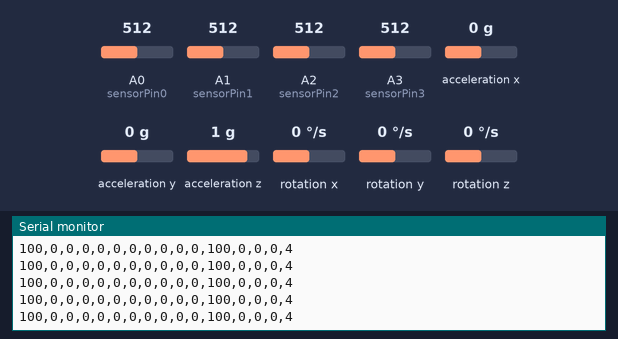
Bench run of a sketch on a simulated Arduino Uno, built with avr-gcc and run on an emulated ATmega328P. Shown: the last lines printed to the serial monitor. The test bench sets the inputs (shaded band); at power-on: acceleration x 0 g, acceleration z 1 g, A1 (sensorPin1) = 512, A0 (sensorPin0) = 512, A2 (sensorPin2) = 512, A3 (sensorPin3) = 512, acceleration y 0 g, rotation x 0 °/s, rotation y 0 °/s, rotation z 0 °/s.

Above: at 4.2 s.
4.3 s: acceleration x set to 1.4 g
At 4.8 s:
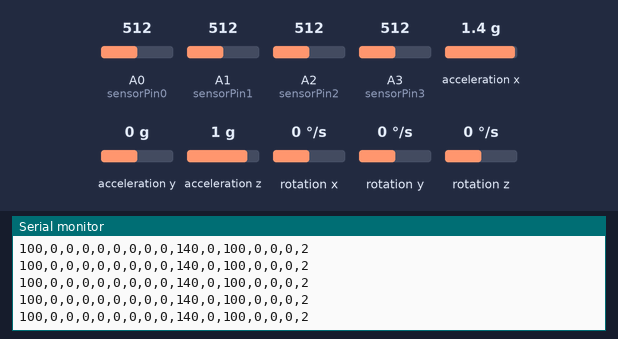
7.3 s: acceleration z set to 0.8 g
At 8.1 s:
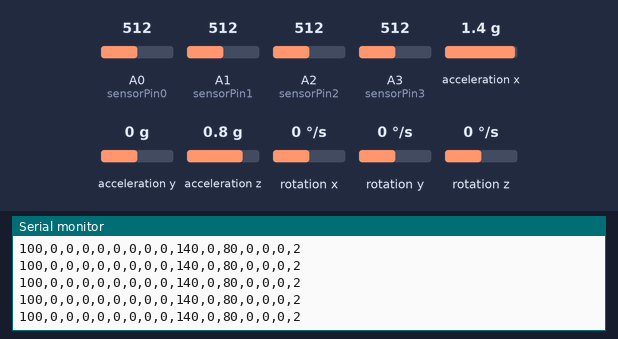
13.3 s: A1 (sensorPin1) set to 511
At 13.9 s:
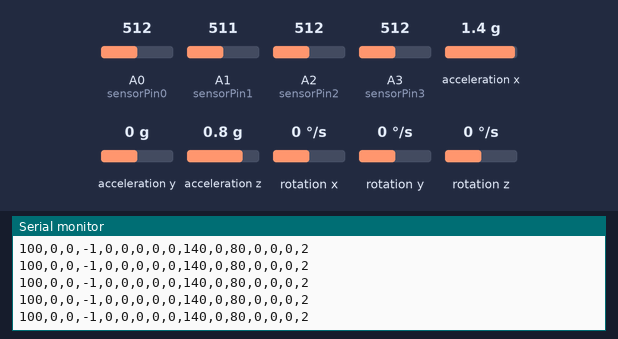

The sketch:

insula_v2.ino
```cpp
#include <Wire.h> // Must include Wire library for I2C
#include <SFE_MMA8452Q.h> // Includes the SFE_MMA8452Q library
MMA8452Q accel; // create an instance of the MMA8452Q class called 'accel'

const int delayVal = 10;       //up here for convenience
const int veloArraySize = 5; //length of array to hold velocity over
const int accelArraySize = 10; //length of array to avg accel over

bool ChuckOn = true;
bool gloveOn = true; //turn sensors on/off
bool accelOn = true;

//============================SETUP==========================================
void setup() {
  Serial.begin(115200);
  gloveSetup();
  accelSetup();
  Serial.print("end of setup");
}

//===============================LOOP=====================================
void loop() {
  if (ChuckOn = true){
    Serial.print(100); //can use to check in ChucK
    Serial.print(",");
  }

   //-----GLOVE---------------------------
  if (gloveOn == true){
    gloveReading();             //glove processing
  }
  //Serial.print("\t");
  if (gloveOn == true && accelOn == true){
    Serial.print(",");
  }

  //-----ACCEL----------------------------
  if (accelOn == true){        //accelerometer processing
    if (accel.available()){   //wait for new accel data
      accel.read();
      accelPosition_Vel();      //accel (psuedo) position & velocity data
      printOrientation();     //orientation integer
      //Serial.print("\t");
    }
  }

  Serial.println();
  delay(delayVal);
}
```

accelProcessing.ino
```cpp
//=================================ACCELEROMETER PROCESSING===============================
//---------------------------------GLOBAL VARIABLES --------------------------------------
int readingsX[accelArraySize];      // X the readings from the analog input
int accelIndexX = 0;                // the index of the current reading
int totalX = 0;                     // the running total
int readingsY[accelArraySize];      //Y
int accelIndexY = 0;
int totalY = 0;
int readingsZ[accelArraySize];       //Z
int accelIndexZ = 0;
int totalZ = 0;

int accelX = 0; //running avg of position of accel
int accelY = 0;
int accelZ = 0;

int accelVelx = 0; //velocity of acceleration
int accelVely = 0;
int accelVelz = 0;

int orientation; //orientation from accelerometer

//----------------------------------SIGNAL PROCESSING----------------------------------------
void accelSetup(){
   accel.init();   // Default init. Set accelerometer with a full-scale range of +/-2g, and output data rate of 800 Hz
   Serial.print("could init accel");
   for (int thisReading = 0; thisReading < accelArraySize; thisReading++) {
    readingsX[thisReading] = 0; //intialzie readings in array to zero
    readingsY[thisReading] = 0;
    readingsZ[thisReading] = 0;
  }
}

//---------------------------------Accel Raw Data------------------------------
//12 bit, units of g's. 2nd value is # of decimals
void accelPosition_Vel(){
  //------------------Accel X ----------------------------------
  totalX = totalX - readingsX[accelIndexX]; //sub't last reading from total
  readingsX[accelIndexX] = accel.cx*100; //read from sensor, adj for float --> int
  totalX = totalX + readingsX[accelIndexX]; //add to total
  if (accelIndexX >= accelArraySize-1) {
    accelVelx = (readingsX[accelIndexX]-readingsX[0])/accelArraySize; //corresponding last reading is the beginning of the array
    accelIndexX = 0; //wrap to beginning of array if at end
  }
  else{
    accelVelx = (readingsX[accelIndexX]-readingsX[accelIndexX+1])/accelArraySize; //corresponding last value is the next in array
    accelIndexX ++; //advance
  }
  accelX = totalX / accelArraySize; //calc avg

  //------------------Accel Y ----------------------------------
  totalY = totalY - readingsY[accelIndexY]; //sub't last reading from total
  readingsY[accelIndexY] = accel.cy*100; //read from sensor, adj for float --> int
  totalY = totalY + readingsY[accelIndexY]; //add to total
  if (accelIndexY >= accelArraySize-1) {
    accelVely = (readingsY[accelIndexY]-readingsY[0])/accelArraySize; //corresponding last reading is the beginning of the array
    accelIndexY = 0; //wrap to beginning of array if at end
  }
  else{
    accelVely = (readingsY[accelIndexY]-readingsY[accelIndexY+1])/accelArraySize; //corresponding last value is the next in array
    accelIndexY ++; //advance
  }
  accelY = totalY / accelArraySize; //calc avg

//------------------Accel Z ----------------------------------
  totalZ = totalZ - readingsZ[accelIndexZ]; //sub't last reading from total
  readingsZ[accelIndexZ] = accel.cz*100; //read from sensor, adj for float --> int
  totalZ = totalZ + readingsZ[accelIndexZ]; //add to total
  if (accelIndexZ >= accelArraySize-1) {
    accelVelz = (readingsZ[accelIndexZ]-readingsZ[0])/accelArraySize; //corresponding last reading is the beginning of the array
    accelIndexZ = 0; //wrap to beginning of array if at end
  }
  else{
    accelVelz = (readingsZ[accelIndexZ]-readingsZ[accelIndexZ+1])/accelArraySize; //corresponding last value is the next in array
    accelIndexZ ++; //advance
  }
  accelZ = totalZ / accelArraySize; //calc avg


// ------------------Accel Print --------------------------------------
  //position
  Serial.print(accelX);
  Serial.print(",");
  Serial.print(accelY);
  Serial.print(",");
  Serial.print(accelZ);
  Serial.print(",");

  //velocity (pseudo)
  Serial.print(accelVelx);
  Serial.print(",");
  Serial.print(accelVely);
  Serial.print(",");
  Serial.print(accelVelz);

}

//-------------------------------Accel Orientation ----------------------------
void printOrientation(){
  byte pl = accel.readPL();
  switch (pl){
  case PORTRAIT_U: //Portrait Up
    orientation = 0;
    break;
  case PORTRAIT_D: //Portrait Down
    orientation = 1;
    break;
  case LANDSCAPE_R: //Landscape Right
    orientation = 2;
    break;
  case LANDSCAPE_L: //Landscape Left
    orientation = 3;
    break;
  case LOCKOUT: //Flat
    orientation = 4;
    break;
  }
  Serial.print(",");
  Serial.print(orientation);
}
```

gloveProcessing.ino
```cpp
//========================GLOVE PROCESSING=====================================
//------------------------GLOBAL VARIABLES-------------------------------------
int normalize0; //normalize glove vals
int normalize1;
int normalize2;
int normalize3;

int max0 = 100; //max readings from glove, seeded
int max1 = 100;
int max2 = 100;
int max3 = 100;

int sensorPin0 = A0;          // Sensor 0: select the input pin
int ar0[veloArraySize];       // the readings from  analog input (ar = analogRead)
int readIndex0 = 0;           // index of  current reading
int velocity0 = 0;            // velocity of the finger contraction
int sensorPin1 = A1;          // Sensor 1
int ar1[veloArraySize];
int readIndex1 = 0;
int velocity1 = 0;
int sensorPin2 = A2;       // Sensor 2
int ar2[veloArraySize];
int readIndex2 = 0;
int velocity2 = 0;
int sensorPin3 = A3;       // Sensor 3
int ar3[veloArraySize];
int readIndex3 = 0;
int velocity3 = 0;

//----------------------------SIGNAL PROCESSING --------------------------------------------

void gloveSetup(){
   for (int thisReading = 0; thisReading < veloArraySize; thisReading++) {
    ar0[thisReading] = 0; //intialzie readings in array to zero
    ar1[thisReading] = 0;
    ar2[thisReading] = 0;
    ar3[thisReading] = 0;
  }
  normalize0 = analogRead(sensorPin0); //normalize rest values
  normalize1 = analogRead(sensorPin1);
  normalize2 = analogRead(sensorPin2);
  normalize3 = analogRead(sensorPin3);
}


void gloveReading(){
  //---------------------SENSOR 0--------------------
  ar0[readIndex0] = analogRead(sensorPin0)-normalize0;  // read from sensor 0, normalize, add value to current index
  if (ar0[readIndex0] > max0){
    max0 = ar0[readIndex0]; //keep track of highest value
  }
  ar0[readIndex0] = map(ar0[readIndex0], 0, max0, 0, 127); //map value to MIDI 7 bit
  if (readIndex0 >= veloArraySize-1) {   // if we're at the end of the array...
    velocity0 = (ar0[readIndex0]-ar0[0])/veloArraySize; //corresponding last reading is the beginning of the array
    readIndex0 = 0; // ...wrap around to the beginning, index 0
  }
  else{
    velocity0 = (ar0[readIndex0]-ar0[readIndex0+1])/veloArraySize; //corresponding last value is the next in array
    readIndex0 += 1; // advance to the next position in the array:
  }

  //-----------------------SENSOR 1-----------------
  ar1[readIndex1] = analogRead(sensorPin1)-normalize1;  // read from sensor 1
  if (ar1[readIndex1] > max1){
    max1 = ar1[readIndex1];
  }
  ar1[readIndex1] = map(ar1[readIndex1], 0, max1, 0, 127);
  if (readIndex1 >= veloArraySize-1) {
    readIndex1 = 0;
  }
  else{
    velocity1 = (ar1[readIndex1]-ar1[readIndex1+1])/veloArraySize;
    readIndex1 += 1;
  }

  //------------------------SENSOR 2------------------
  ar2[readIndex2] = analogRead(sensorPin2)-normalize2;
  if (ar2[readIndex2] > max2){
    max2 = ar2[readIndex2]; //keep track of highest value
  }
  ar2[readIndex2] = map(ar2[readIndex2], 0, max2, 0, 127);
  if (readIndex2 >= veloArraySize-1) {
    readIndex2 = 0;
  }
  else{
    velocity2 = (ar2[readIndex2]-ar2[readIndex2+1])/veloArraySize;
    readIndex2 += 1;
  }

  //-----------------------SENSOR 3-------------------
  ar3[readIndex3] = analogRead(sensorPin3)-normalize3;
  if (ar3[readIndex3] > max3){
    max3 = ar3[readIndex3]; //keep track of highest value
  }
  ar3[readIndex3] = map(ar3[readIndex3], 0, max3, 0, 127);
  if (readIndex3 >= veloArraySize-1) {
    readIndex3 = 0;
  }
  else{
    velocity3 = (ar3[readIndex3]-ar3[readIndex3+1])/veloArraySize;
    readIndex3 += 1;
  }

  //-------------------------GLOVE PRINTING----------------------------
  Serial.print(ar0[readIndex0]); //sensor value 0 adjusted. send to serial
  Serial.print(",");
  Serial.print(velocity0);
  Serial.print(",");

  Serial.print(ar1[readIndex1]); //sensor value 0 adjusted. send to serial
  Serial.print(",");
  Serial.print(velocity1);
  Serial.print(",");

  Serial.print(ar2[readIndex2]); //sensor value 0 adjusted. send to serial
  Serial.print(",");
  Serial.print(velocity2);
  Serial.print(",");

  Serial.print(ar3[readIndex3]); //sensor value 0 adjusted. send to serial
  Serial.print(",");
  Serial.print(velocity3);
}
```

Measured:
- after the input at 4.3 s, the serial monitor: prints a new line at once (image 1)
- after the input at 7.3 s, the serial monitor: prints a new line at once (image 2)
- after the input at 13.3 s, the serial monitor: prints a new line after 0.06 s (image 3)
